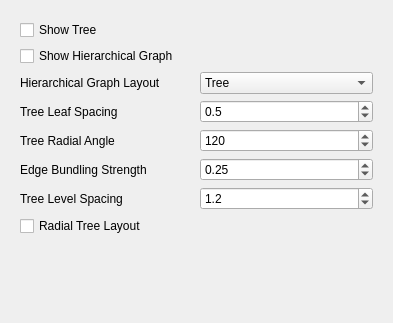
<ui version="4.0" >
 <class>ClientHierarchyViewOptions</class>
 <widget class="QWidget" name="ClientHierarchyViewOptions" >
  <property name="geometry" >
   <rect>
    <x>0</x>
    <y>0</y>
    <width>393</width>
    <height>323</height>
   </rect>
  </property>
  <property name="windowTitle" >
   <string/>
  </property>
  <layout class="QGridLayout" >
   <item row="0" column="0" >
    <widget class="QStackedWidget" name="stackedWidget" >
     <property name="currentIndex" >
      <number>0</number>
     </property>
     <widget class="QWidget" name="visibility" >
      <layout class="QGridLayout" >
       <item row="0" column="0" colspan="2" >
        <widget class="QCheckBox" name="showTree" >
         <property name="text" >
          <string>Show Tree</string>
         </property>
        </widget>
       </item>
       <item row="2" column="0" colspan="2" >
        <widget class="QCheckBox" name="showHierarchicalGraph" >
         <property name="text" >
          <string>Show Hierarchical Graph</string>
         </property>
        </widget>
       </item>
       <item row="11" column="0" colspan="2" >
        <spacer>
         <property name="orientation" >
          <enum>Qt::Vertical</enum>
         </property>
         <property name="sizeHint" >
          <size>
           <width>161</width>
           <height>141</height>
          </size>
         </property>
        </spacer>
       </item>
       <item row="5" column="0" >
        <widget class="QLabel" name="label_2" >
         <property name="text" >
          <string>Hierarchical Graph Layout</string>
         </property>
        </widget>
       </item>
       <item row="5" column="1" >
        <widget class="QComboBox" name="hgraphLayout" >
         <item>
          <property name="text" >
           <string>Tree</string>
          </property>
         </item>
         <item>
          <property name="text" >
           <string>TreeOrbit</string>
          </property>
         </item>
        </widget>
       </item>
       <item row="6" column="0" >
        <widget class="QLabel" name="label_3" >
         <property name="text" >
          <string>Tree Leaf Spacing</string>
         </property>
        </widget>
       </item>
       <item row="6" column="1" >
        <widget class="QDoubleSpinBox" name="leafSpacing" >
         <property name="decimals" >
          <number>1</number>
         </property>
         <property name="maximum" >
          <double>1.000000000000000</double>
         </property>
         <property name="singleStep" >
          <double>0.100000000000000</double>
         </property>
         <property name="value" >
          <double>0.500000000000000</double>
         </property>
        </widget>
       </item>
       <item row="7" column="0" >
        <widget class="QLabel" name="label_4" >
         <property name="text" >
          <string>Tree Radial Angle</string>
         </property>
        </widget>
       </item>
       <item row="7" column="1" >
        <widget class="QSpinBox" name="radialAngle" >
         <property name="maximum" >
          <number>360</number>
         </property>
         <property name="value" >
          <number>120</number>
         </property>
        </widget>
       </item>
       <item row="8" column="0" >
        <widget class="QLabel" name="label_5" >
         <property name="text" >
          <string>Edge Bundling Strength</string>
         </property>
        </widget>
       </item>
       <item row="8" column="1" >
        <widget class="QDoubleSpinBox" name="bundlingStrength" >
         <property name="maximum" >
          <double>1.000000000000000</double>
         </property>
         <property name="singleStep" >
          <double>0.100000000000000</double>
         </property>
         <property name="value" >
          <double>0.250000000000000</double>
         </property>
        </widget>
       </item>
       <item row="9" column="0" >
        <widget class="QLabel" name="label_6" >
         <property name="text" >
          <string>Tree Level Spacing</string>
         </property>
        </widget>
       </item>
       <item row="9" column="1" >
        <widget class="QDoubleSpinBox" name="levelSpacing" >
         <property name="decimals" >
          <number>1</number>
         </property>
         <property name="singleStep" >
          <double>0.100000000000000</double>
         </property>
         <property name="value" >
          <double>1.200000000000000</double>
         </property>
        </widget>
       </item>
       <item row="10" column="0" >
        <widget class="QCheckBox" name="radialLayout" >
         <property name="text" >
          <string>Radial Tree Layout</string>
         </property>
         <property name="checked" >
          <bool>false</bool>
         </property>
        </widget>
       </item>
      </layout>
     </widget>
     <widget class="QWidget" name="foo" />
    </widget>
   </item>
  </layout>
 </widget>
 <resources/>
 <connections/>
</ui>
